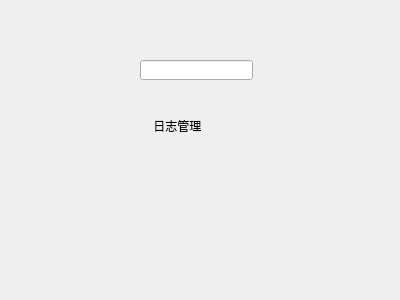
<?xml version="1.0" encoding="UTF-8"?>
<ui version="4.0">
 <class>logWidgit</class>
 <widget class="QWidget" name="logWidgit">
  <property name="geometry">
   <rect>
    <x>0</x>
    <y>0</y>
    <width>400</width>
    <height>300</height>
   </rect>
  </property>
  <property name="windowTitle">
   <string>Form</string>
  </property>
  <widget class="QLabel" name="label">
   <property name="geometry">
    <rect>
     <x>150</x>
     <y>120</y>
     <width>54</width>
     <height>12</height>
    </rect>
   </property>
   <property name="text">
    <string> 日志管理</string>
   </property>
  </widget>
  <widget class="QLineEdit" name="lineEdit">
   <property name="geometry">
    <rect>
     <x>140</x>
     <y>60</y>
     <width>113</width>
     <height>20</height>
    </rect>
   </property>
  </widget>
 </widget>
 <resources/>
 <connections/>
</ui>
